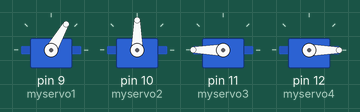
A sketch run on a simulated Arduino Uno, built with avr-gcc and run on an emulated ATmega328P. Parts: 4 × servo.

Above: at 0.05 s.
At 1.0 s:
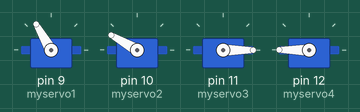
Timing chart, 0 to 3.0 s (numbered marks = the images above):
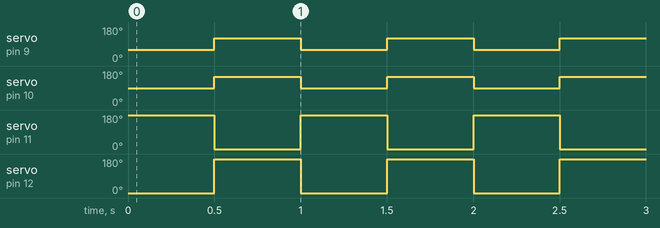

The sketch:

Code_Servo_Motor.ino
```cpp
/*
     Servo Motor Control using the Arduino Servo Library
           by Dejan, https://howtomechatronics.com
*/

#include <Servo.h>

Servo myservo1;  // create servo object to control a servo
Servo myservo2;  // create servo object to control a servo
Servo myservo3;  // create servo object to control a servo
Servo myservo4;  // create servo object to control a servo

void setup() {
  myservo1.attach(9,600,2300);  // (pin, min, max)
  myservo2.attach(10,600,2300);  // (pin, min, max)
  myservo3.attach(11,600,2300);  // (pin, min, max)
  myservo4.attach(12,600,2300);  // (pin, min, max)
}

void loop() {
//green body
  myservo1.write(60);  // tell servo to go to a particular angle
  myservo2.write(90);
  myservo3.write(180);
  myservo4.write(0);
  delay(500);

  myservo1.write(120);
  myservo2.write(150);  // tell servo to go to a particular angle
  myservo3.write(0);
  myservo4.write(180);
  delay(500);

//yellow body
  //myservo2.write(150);  // tell servo to go to a particular angle
  //delay(1000);

  //myservo2.write(90);
  //delay(1000);

//middle
  //myservo3.write(150);  // tell servo to go to a particular angle
  //delay(1000);

  //myservo3.write(90);
  //delay(1000);

}
```

Measured:
- by itself, servo on pin 9 (myservo1): alternates 120° for 0.50 s and 60° for 0.50 s
- by itself, servo on pin 10 (myservo2): alternates 150° for 0.50 s and 90° for 0.50 s
- by itself, servo on pin 11 (myservo3), servo on pin 12 (myservo4): alternates 180° for 0.50 s and 0° for 0.50 s
